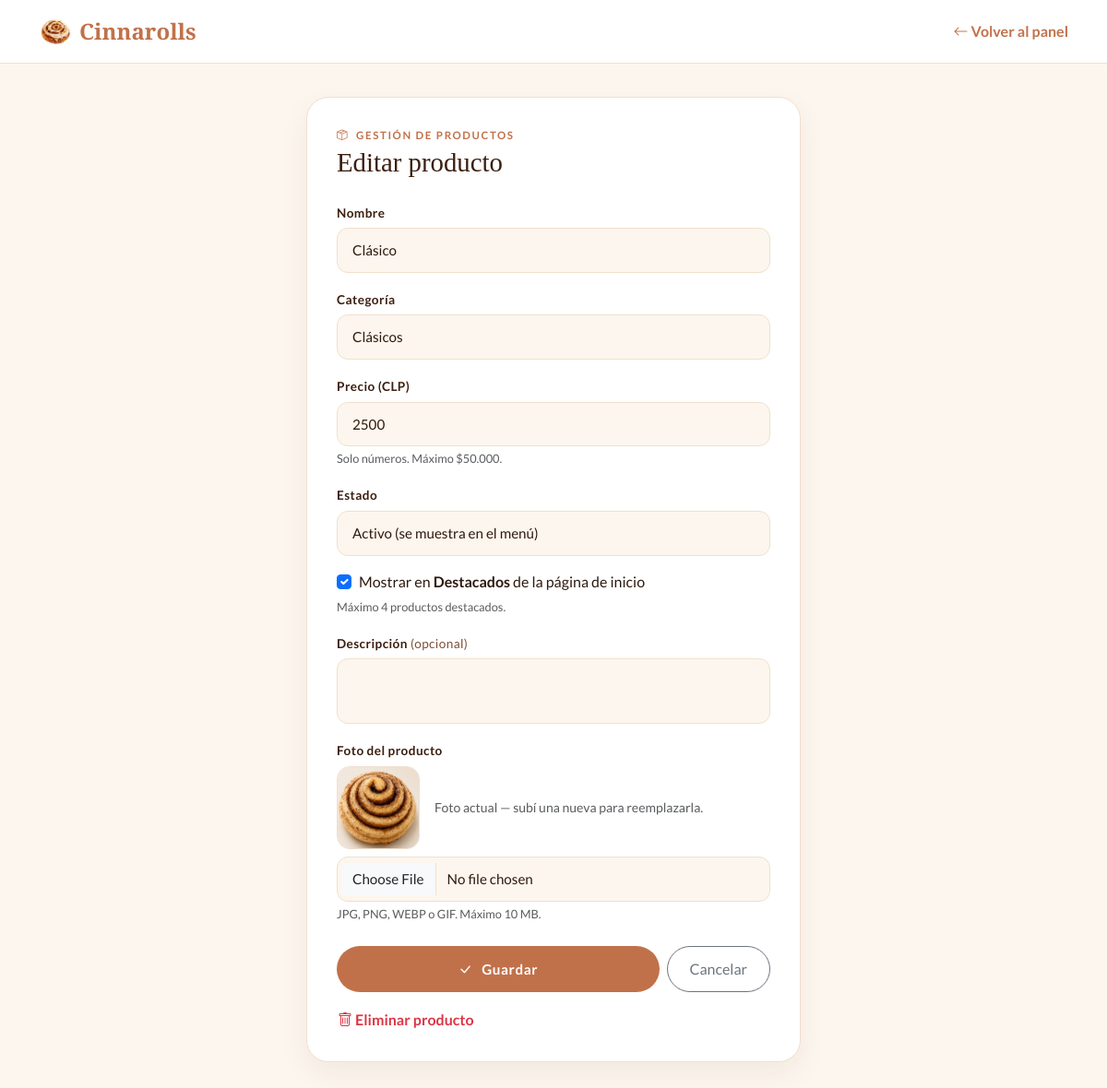
Screenshot of /panel-admin/producto/1/editar/ (signed in) with the database file from the repository.
### appcanela/models.py (models this page shows, shortened)
class Producto(models.Model):
    PRECIO_MIN = 1
    PRECIO_MAX = 50000
    nombre = models.CharField(max_length=100)
    categoria = models.CharField(max_length=50)
    precio = models.IntegerField(
        validators=[
            MinValueValidator(PRECIO_MIN),   # no permite 0 ni negativos
            MaxValueValidator(PRECIO_MAX),   # tope de $50.000
        ]
    )
    descripcion = models.TextField(blank=True, default="")
    imagen = models.ImageField(upload_to="productos/", blank=True, null=True)
    disponible = models.BooleanField(default=True)
    destacado = models.BooleanField(default=False)  # aparece en "Destacados" del index

### appcanela/views.py (the view, shortened to what this page needs)
# urls.py: path('panel-admin/producto/<int:producto_id>/editar/', views.producto_editar, name='producto_editar'),
@user_passes_test(lambda u: u.is_staff)
def producto_editar(request, producto_id):
    producto = get_object_or_404(Producto, id=producto_id)
    return render(request, "appcanela/producto_form.html", {
        "accion": "Editar producto",
        "producto": producto,
        "categorias": CATEGORIAS_PRODUCTO,
    })

### appcanela/context_processors.py (called while the page is built)
def configuracion_tienda(request):
    config = ConfiguracionTienda.get()
    return {
        "tienda_config": config,
        "tienda_abierta": config.esta_abierto_ahora(),
    }

### appcanela/models.py (called while the page is built)
    @classmethod
    def get(cls):
        obj, _ = cls.objects.get_or_create(pk=1)
        return obj

    def dias_atencion(self):
        return [
            self.atiende_lunes, self.atiende_martes, self.atiende_miercoles,
            self.atiende_jueves, self.atiende_viernes, self.atiende_sabado,
            self.atiende_domingo,
        ]

    def atiende_en_dia(self, fecha):
        return self.dias_atencion()[fecha.weekday()]

    def _to_time(self, valor):
        if isinstance(valor, str):
            return parse_time(valor)
        return valor

    def esta_abierto_ahora(self):
        from django.utils import timezone
        ahora = timezone.localtime()
        if not self.atiende_en_dia(ahora.date()):
            return False
        apertura = self._to_time(self.hora_apertura)
        cierre = self._to_time(self.hora_cierre)
        if apertura is None or cierre is None:
            return True  # si la config está incompleta, no bloqueamos
        return apertura <= ahora.time() <= cierre

### appcanela/templates/appcanela/producto_form.html (shortened to what this page needs)
{% extends 'appcanela/base.html' %}
{% load static %}
{% block navbar %}
    <div class="top-bar">
        <div class="container d-flex align-items-center justify-content-between">
            <a class="nav-brand" href="{% url 'index' %}">
                <img src="{% static 'appcanela/img/logo.png' %}" alt="Logo" style="width:36px;height:36px;object-fit:contain"> Cinnarolls
            </a>
            <a href="{% url 'panel_admin' %}"><i class="bi bi-arrow-left"></i> Volver al panel</a>
        </div>
    </div>
{% endblock %}
{% block content %}
    <div class="form-producto-wrap">
        <div class="container">
            <div class="form-card">
                <p class="form-eyebrow"><i class="bi bi-box-seam me-1"></i> Gestión de productos</p>
                <h1>{{ accion }}</h1>
                <form method="post" enctype="multipart/form-data" class="mt-4" novalidate>
                    <div class="mb-3">
                        <label class="form-label">Nombre</label>
                        <input type="text" name="nombre" class="form-control" required
                               maxlength="100" value="{{ producto.nombre|default:'' }}">
                    </div>
                    <div class="mb-3">
                        <label class="form-label">Categoría</label>
                        <select name="categoria" class="form-select" required>
                            {% for valor, etiqueta in categorias %}
                            <option value="{{ valor }}" {% if producto.categoria == valor %}selected{% endif %}>{{ etiqueta }}</option>
                            {% endfor %}
                        </select>
                    </div>
                    <div class="mb-3">
                        <label class="form-label">Precio (CLP)</label>
                        <input type="number" name="precio" class="form-control"
                               min="1" max="50000" step="1" required
                               inputmode="numeric"
                               oninput="this.value = this.value.replace(/[^0-9]/g, '')"
                               value="{{ producto.precio|default:'' }}">
                        <small class="text-muted" style="font-size:.8rem">Solo números. Máximo $50.000.</small>
                    </div>
                    <div class="mb-3">
                        <label class="form-label">Estado</label>
                        <select name="estado" class="form-select">
                            <option value="activo" {% if producto.disponible or not producto %}selected{% endif %}>Activo (se muestra en el menú)</option>
                        </select>
                    </div>
                    <div class="mb-3">
                        <div class="form-check">
                            <input class="form-check-input" type="checkbox" name="destacado" id="destacado"
                                {% if producto.destacado %}checked{% endif %}>
                            <label class="form-check-label" for="destacado">
                                Mostrar en <strong>Destacados</strong> de la página de inicio
                            </label>
                        </div>
                        <small class="text-muted" style="font-size:.8rem">Máximo 4 productos destacados.</small>
                    </div>
                    <div class="mb-3">
                        <label class="form-label">Descripción <span style="font-weight:400;color:var(--text-mid)">(opcional)</span></label>
                        <textarea name="descripcion" class="form-control" rows="2">{{ producto.descripcion|default:'' }}</textarea>
                    </div>
                    <div class="mb-4">
                        <label class="form-label">Foto del producto</label>
                        {% if producto.imagen %}
                        <div class="d-flex align-items-center gap-3 mb-2">
                            <img src="{{ producto.imagen.url }}" class="preview-img" alt="Foto actual">
                            <small class="text-muted">Foto actual — subí una nueva para reemplazarla.</small>
                        </div>
                        {% endif %}
                        <input type="file" name="imagen" class="form-control"
                            accept="image/jpeg,image/png,image/webp,image/gif">
                        <small class="text-muted" style="font-size:.8rem">JPG, PNG, WEBP o GIF. Máximo 10 MB.</small>
                    </div>
                    <div class="d-flex gap-2">
                        <button type="submit" class="btn-cinnamon justify-content-center flex-grow-1">
                            <i class="bi bi-check-lg"></i> Guardar
                        </button>
                        <a href="{% url 'panel_admin' %}" class="btn btn-outline-secondary rounded-pill px-4 d-flex align-items-center">Cancelar</a>
                    </div>
                </form>
                {% if producto %}
                <form method="post" action="{% url 'producto_eliminar' producto.id %}" class="mt-3"
                      onsubmit="return confirm('¿Eliminar este producto? Esta acción no se puede deshacer.');">
                    <button type="submit" class="btn btn-link text-danger p-0" style="text-decoration:none;font-weight:700;">
                        <i class="bi bi-trash"></i> Eliminar producto
                    </button>
                </form>
                {% endif %}
            </div>
        </div>
    </div>
{% endblock %}

### appcanela/static/appcanela/css/mystyle.css (style rules this page uses)
:root { --cream: #fdf6ee; --warm-tan: #f0e0cc; --cinnamon: #c1714a; --dark-cin: #a05535; --espresso: #3b1f10; --soft-rose: #e8b49a; --text-dark: #2e1a0e; --text-mid: #7a4f35; }
* { box-sizing: border-box; }
body { font-family: 'Lato', sans-serif; background-color: var(--cream); color: var(--text-dark); margin: 0; }
.nav-brand { font-family: 'Playfair Display', serif; font-size: 1.5rem; color: var(--cinnamon); text-decoration: none; display: flex; align-items: center; gap: 8px; }
.btn-cinnamon { background: var(--cinnamon); color: #fff; border: none; border-radius: 50px; padding: 14px 36px; font-size: .95rem; font-weight: 700; letter-spacing: .04em; transition: background .2s, transform .2s, box-shadow .2s; text-decoration: none; display: inline-flex; align-items: center; gap: 10px; cursor: pointer; }
.form-control, .form-select { border: 1.5px solid var(--warm-tan); border-radius: 12px; padding: 12px 16px; font-size: .95rem; color: var(--text-dark); background: var(--cream); transition: border-color .2s, box-shadow .2s; }
.form-label { font-size: .85rem; font-weight: 700; color: var(--text-mid); margin-bottom: 6px; letter-spacing: .03em; }
textarea.form-control { resize: none; }
html { scroll-behavior: smooth; }

### appcanela/templates/appcanela/producto_form.html (style rules this page uses)
body { background: var(--cream); }
.top-bar { padding: 16px 0; border-bottom: 1px solid var(--warm-tan); background: #fff; }
.top-bar a { color: var(--cinnamon); text-decoration: none; font-weight: 700; }
.form-producto-wrap { max-width: 560px; margin: 0 auto; padding: 36px 0 64px; }
.form-card { background: #fff; border: 1px solid #f0dfd0; border-radius: 24px; padding: 32px; box-shadow: 0 12px 32px rgba(59,31,16,.06); }
.form-card h1 { font-family: 'Playfair Display', serif; color: var(--espresso); font-size: 1.8rem; margin-bottom: 4px; }
.form-eyebrow { font-size: .72rem; font-weight: 700; letter-spacing: .14em; text-transform: uppercase; color: var(--cinnamon); margin-bottom: 4px; }
.form-card .form-label { font-weight: 700; color: var(--espresso); margin-bottom: 6px; }
.preview-img { width: 90px; height: 90px; object-fit: cover; border-radius: 14px; border: 1px solid #f0dfd0; }

### rows the page displays
Producto: nombre "Clásico", categoria "Clásicos", precio "2500", estado "Activo (se muestra en el menú)", destacado "☑", imagen (picture)

### other values shown
{{ accion }} "Editar producto"
